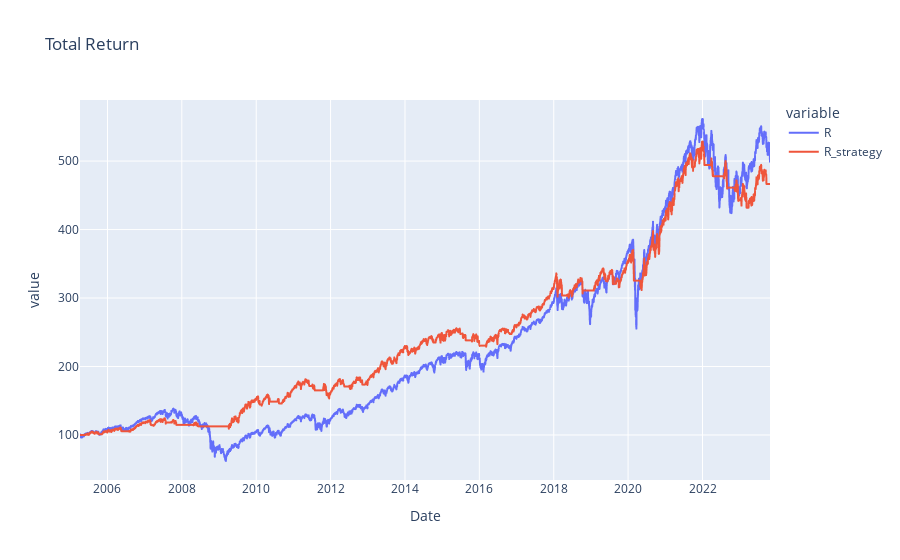

The notebook cell saved with this chart:
### Code cell
px.line(100 * (1 + df_signal [['R', 'R_strategy']]).cumprod(), title = 'Total Return')

### Figure 1 — Plotly figure (JSON) as saved in the notebook; plotly's stock layout.template omitted (floating-point values rounded to 4 significant figures; data arrays with more than 128 entries replaced by an {"elided": "..."} marker saying what was removed)
{"data": [{"hovertemplate": "variable=R<br>Date=%{x}<br>value=%{y}<extra></extra>", "legendgroup": "R", "line": {"color": "#636efa", "dash": "solid"}, "marker": {"symbol": "circle"}, "mode": "lines", "name": "R", "showlegend": true, "type": "scattergl", "x": {"elided": "4673 str values"}, "xaxis": "x", "y": {"elided": "4673 float values"}, "yaxis": "y"}, {"hovertemplate": "variable=R_strategy<br>Date=%{x}<br>value=%{y}<extra></extra>", "legendgroup": "R_strategy", "line": {"color": "#EF553B", "dash": "solid"}, "marker": {"symbol": "circle"}, "mode": "lines", "name": "R_strategy", "showlegend": true, "type": "scattergl", "x": {"elided": "4673 str values"}, "xaxis": "x", "y": {"elided": "4673 float values"}, "yaxis": "y"}], "layout": {"legend": {"title": {"text": "variable"}, "tracegroupgap": 0}, "title": {"text": "Total Return"}, "xaxis": {"anchor": "y", "domain": [0, 1], "title": {"text": "Date"}}, "yaxis": {"anchor": "x", "domain": [0, 1], "title": {"text": "value"}}}}
